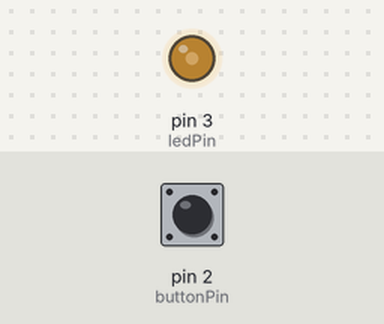
Bench run of a sketch on a simulated Arduino Uno, built with avr-gcc and run on an emulated ATmega328P. Shown: output pins drawn as LEDs (lit = HIGH). The test bench sets the inputs (shaded band); at power-on: pin 2 (buttonPin) LOW.

Above: at 1.2 s.
1.3 s: pin 2 (buttonPin) pulled HIGH for 0.15 s
At 1.6 s:
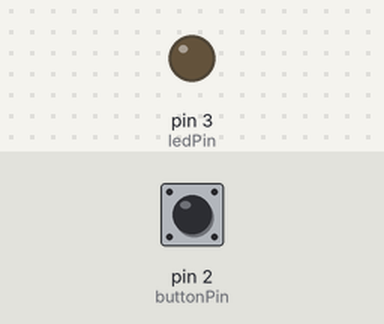
At 2.2 s:
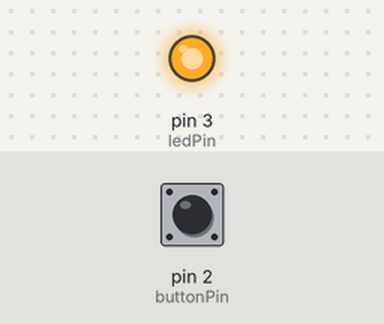
Timing chart, 0 to 10.3 s (numbered marks = the images above; inputs shaded):
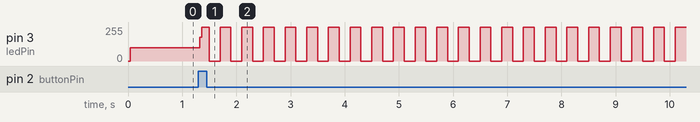

Measured:
- after the input at 1.3 s, pin 3 (ledPin): 99/255 → 177/255 at once, then moves between 0/255 and 255/255, repeating every 0.80 s

The sketch:

02-16-digitalRead-3-toggle.ino
```cpp
/* digital read example.  blink rate depends on button push
*/
const int buttonPin = 2;
const int ledPin = 3;
int wait_time_ms;
int b_state = 0;

void setup() {
  pinMode(buttonPin, INPUT);
  pinMode(ledPin, OUTPUT);
}

void loop() {
  if (digitalRead(buttonPin)) {
    if (b_state == 1) {
      wait_time_ms = 50;
      b_state = 0;
    } else {
      wait_time_ms = 200;
      b_state = 1;
    }
  }
  digitalWrite(ledPin, HIGH);
  delay(wait_time_ms);
  digitalWrite(ledPin, LOW);
  delay(wait_time_ms);

}
```
